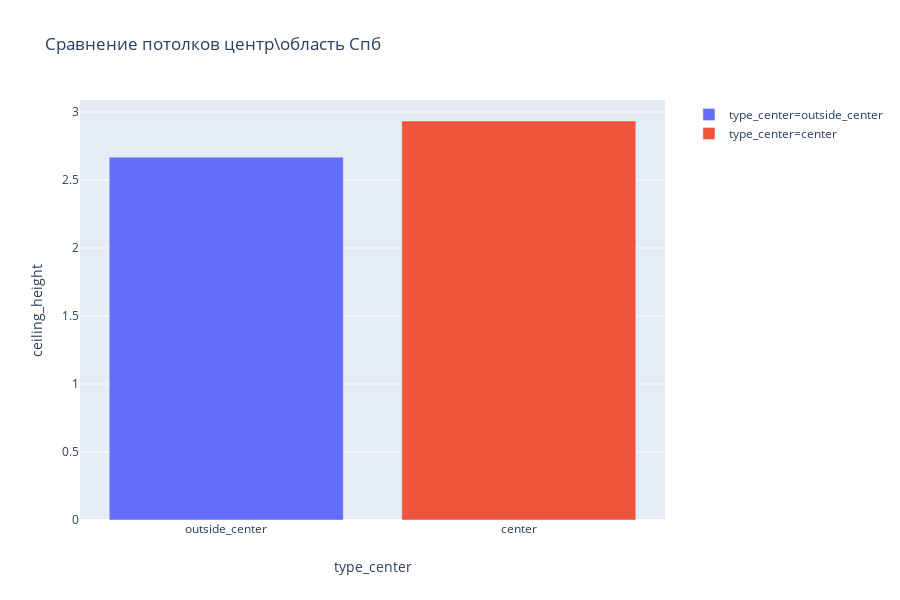

Write notebook code for a chart like this one.
### Code cell
# КОД РЕВЬЮВЕРА

# можно сделать и так

fig = px.bar(saint_petersburg.pivot_table(index = 'type_center', values = 'ceiling_height', aggfunc = 'mean').reset_index(),
            x = 'type_center', y = 'ceiling_height', color = 'type_center',
            title = 'Сравнение потолков центр\область Спб')
fig.show()

### Figure 1 — Plotly figure (JSON) as saved in the notebook; plotly's stock layout.template omitted (floating-point values rounded to 4 significant figures)
{"data": [{"alignmentgroup": "True", "hoverlabel": {"namelength": 0}, "hovertemplate": "type_center=%{x}<br>ceiling_height=%{y}", "legendgroup": "type_center=outside_center", "marker": {"color": "#636efa"}, "name": "type_center=outside_center", "offsetgroup": "type_center=outside_center", "orientation": "v", "showlegend": true, "textposition": "auto", "type": "bar", "x": ["outside_center"], "xaxis": "x", "y": [2.667], "yaxis": "y"}, {"alignmentgroup": "True", "hoverlabel": {"namelength": 0}, "hovertemplate": "type_center=%{x}<br>ceiling_height=%{y}", "legendgroup": "type_center=сenter", "marker": {"color": "#EF553B"}, "name": "type_center=сenter", "offsetgroup": "type_center=сenter", "orientation": "v", "showlegend": true, "textposition": "auto", "type": "bar", "x": ["сenter"], "xaxis": "x", "y": [2.933], "yaxis": "y"}], "layout": {"barmode": "relative", "height": 600, "legend": {"tracegroupgap": 0}, "title": {"text": "Сравнение потолков центр\\область Спб"}, "xaxis": {"anchor": "y", "categoryarray": ["outside_center", "сenter"], "categoryorder": "array", "domain": [0, 0.98], "title": {"text": "type_center"}}, "yaxis": {"anchor": "x", "domain": [0, 1], "title": {"text": "ceiling_height"}}}}
